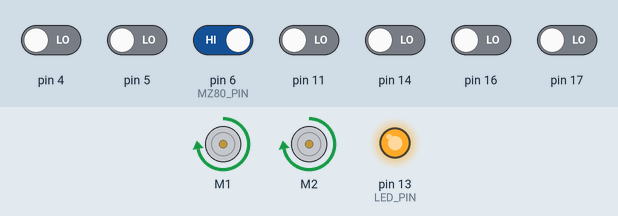
This sketch was run on a simulated Arduino Uno, built with avr-gcc and run on an emulated ATmega328P. On the bench: 2 × DC motor (green arrow = forward, orange = backward, longer = faster), output pins drawn as LEDs (lit = HIGH). The inputs (shaded band) are chosen by the test bench; at power-on: pin 6 (MZ80_PIN) HIGH, pin 4, pin 5, pin 11, pin 14, pin 16, pin 17 LOW.

Above: at 6.2 s.
6.3 s: pin 6 (MZ80_PIN) driven LOW
At 6.31 s:
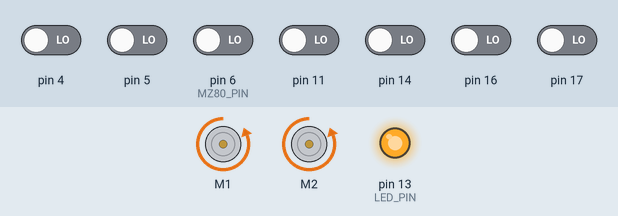
At 7.5 s:
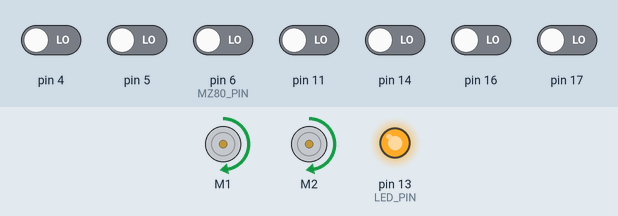
7.8 s: pin 6 (MZ80_PIN) driven HIGH
At 8.3 s:
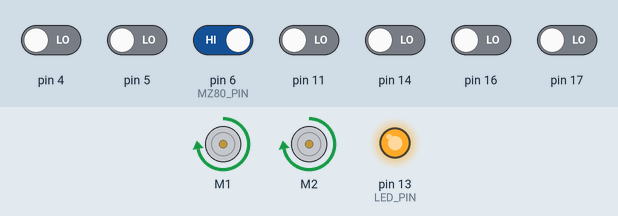
Timing chart, 0 to 10.8 s (numbered marks = the images above; inputs shaded):
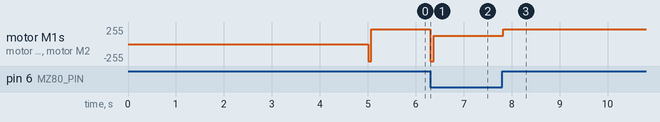

The sketch:

Lab4.ino
```cpp
#include <QTRSensors.h>
#include <ZumoReflectanceSensorArray.h>
#include <ZumoMotors.h>


#define LED_PIN 13
#define MZ80_PIN 6
#define NUM_SENSORS 6

//Pushbutton button(ZUMO_BUTTON);
ZumoReflectanceSensorArray reflectanceSensors;
ZumoMotors motors;

// Define an array for holding sensor values.
unsigned int sensorValues[NUM_SENSORS];
unsigned int positionVal = 0;
void setup() {
  pinMode(LED_PIN, OUTPUT);
  digitalWrite(LED_PIN, HIGH);

  // --------------------------- Start Of The Calibration -------------------------
  reflectanceSensors.init();
  unsigned long startTime = millis();
  while (millis() - startTime < 5000)  // make the calibration take 10 seconds
  {
    reflectanceSensors.calibrate();
  }
  // ------------------- End Of The Calibration -----------------------
}

unsigned int mostLeftSensor() {
  if (sensorValues[0] < 600)
    return 1;
  else
    return 0;
}

unsigned int leftSensor() {
  if (sensorValues[1] < 600)
    return 1;
  else
    return 0;
}

unsigned int midLeftSensor() {
  if (sensorValues[2] < 600)
    return 1;
  else
    return 0;
}

unsigned int midRightSensor() {
  if (sensorValues[3] < 600)
    return 1;
  else
    return 0;
}

unsigned int rightSensor() {
  if (sensorValues[4] < 600)
    return 1;
  else
    return 0;
}

unsigned int mostRightSensor() {
  if (sensorValues[5] < 600)
    return 1;
  else
    return 0;
}

void turnRight(int i, int j) {
  motors.setSpeeds(i, -j);
}

void go() {
  motors.setSpeeds(350, 350);
}

void loop() {
  positionVal = reflectanceSensors.readLine(sensorValues);
  if (mostLeftSensor() == 1) {
    motors.setSpeeds(-430, -450);
    delay(70);
    turnRight(260, -260);
  } else {
    go();
  }
  while (!digitalRead(MZ80_PIN)) {
    turnRight(200,-200);
    delay(60);

  }
  while (digitalRead(MZ80_PIN)) {
    go();

  }

}
```

Measured:
- after the input at 6.3 s, motor M1, motor M2: forward 223/255 → backward 255/255 at once, → forward 127/255 0.07 s later
- after the input at 7.8 s, motor M1, motor M2: forward 127/255 → forward 223/255 at once
